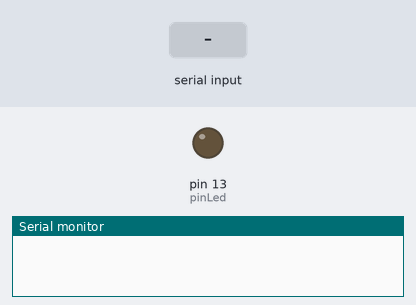
A sketch run on a simulated Arduino Uno, built with avr-gcc and run on an emulated ATmega328P. On the bench: output pins drawn as LEDs (lit = HIGH), the last lines printed to the serial monitor. The inputs (shaded band) are chosen by the test bench.

Above: at 1.2 s.
1.3 s: "A" received over Serial
At 3.1 s:
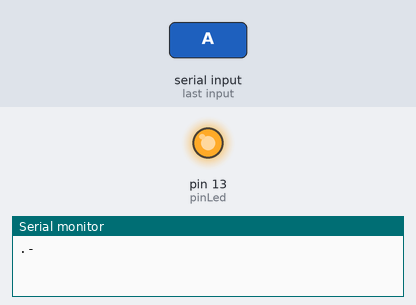
4.3 s: "B" received over Serial
At 9.4 s:
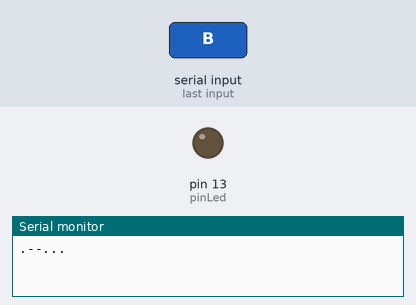
Timing chart, 0 to 10.9 s (numbered marks = the images above; inputs shaded):
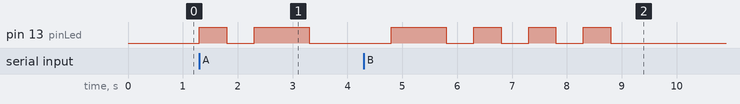

Measured:
- after the input at 1.3 s, pin 13 (pinLed): LOW → HIGH at once, → LOW 0.50 s later, → HIGH 0.50 s later, → LOW 1.0 s later
- after the input at 4.3 s, pin 13 (pinLed): LOW → HIGH after 0.50 s, then repeats every 1.0 s: LOW 0.50 s, HIGH 0.50 s, until it stays LOW from 8.8 s

The sketch:

morse_ex02.ino
```cpp
/*
 * Example Morse 02
 * Created by Jarek Paral
 * RoboCamp 2016
 * RoboticsBrno
 * www.robotikabrno.cz
 *
 * Description:
 * Convertor from text to morse.
 */

int pinLed = 13;
char ch;

int dotTime = 500;    // .
int hashTime = 1000;  // -
int spaceDotHashTime = 500;
int charTime = 1500;

void blink(char ch) {
  digitalWrite(pinLed, HIGH);
  if(ch == '.')
    delay(dotTime);
  else // ch == '-'
    delay(hashTime);
  digitalWrite(pinLed, LOW);
  delay(spaceDotHashTime);
}

void setup() {
  pinMode(pinLed, OUTPUT);
  Serial.begin(9600);
}

void loop() {
  if(Serial.available())
  {
    ch = Serial.read();

    switch(ch)
    {
      case 'A':
        Serial.print(".-");
        digitalWrite(pinLed, HIGH);
        delay(dotTime);
        digitalWrite(pinLed, LOW);
        delay(spaceDotHashTime);
        digitalWrite(pinLed, HIGH);
        delay(hashTime);
        digitalWrite(pinLed, LOW);
        delay(spaceDotHashTime);
        break;
      case 'B':
        Serial.print("-...");
        blink('-');
        blink('.');
        blink('.');
        blink('.');
        break;
      case 'C':
        Serial.print("-.-.");
        break;
      case 'D':
        Serial.print("-..");
        break;
      case 'J':
        Serial.print(".---");
        break;
      case 'O':
        Serial.print("---");
        break;
    }

    delay(charTime - spaceDotHashTime);
  }
}
```
